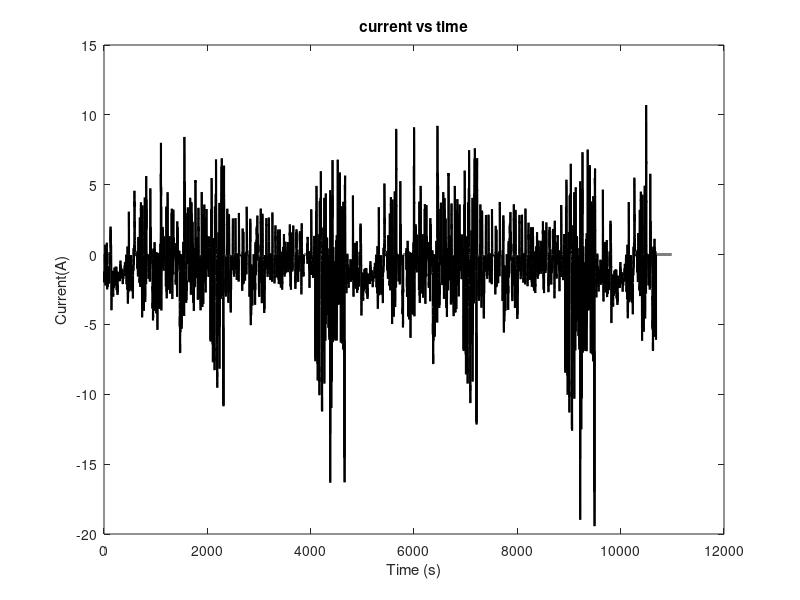
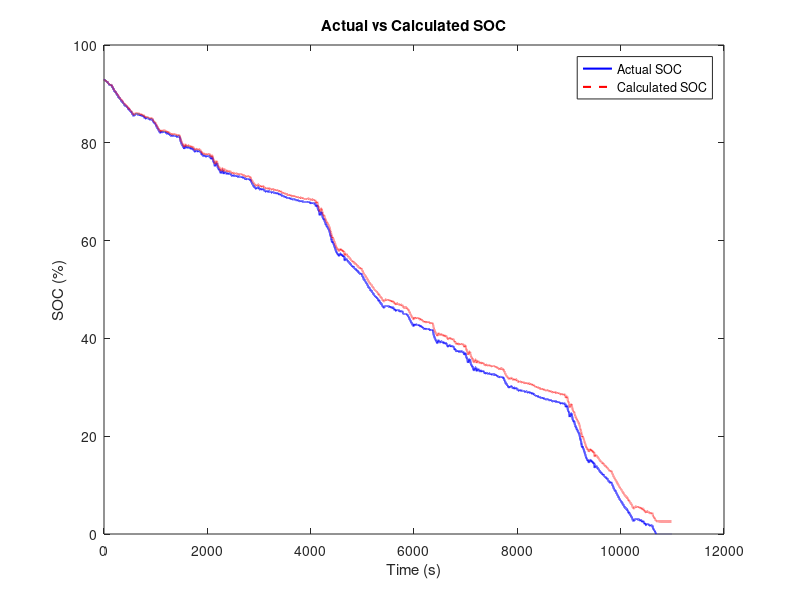
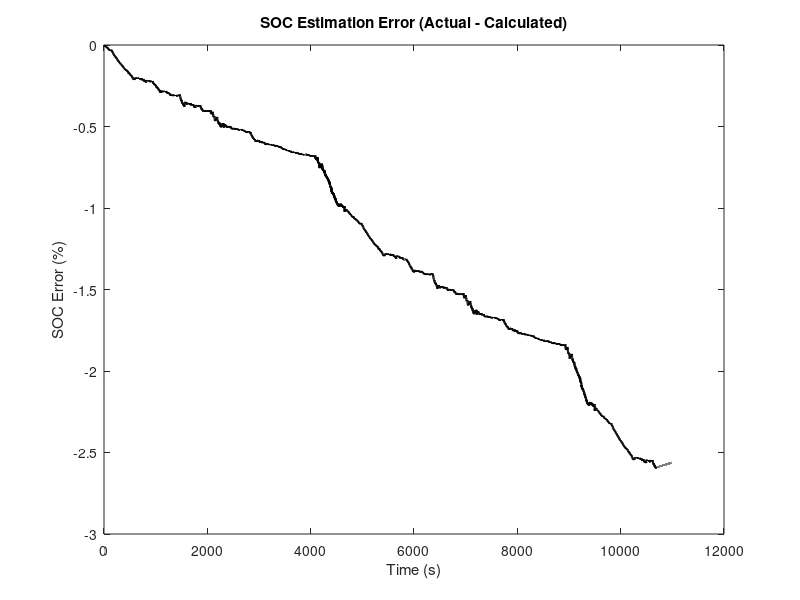
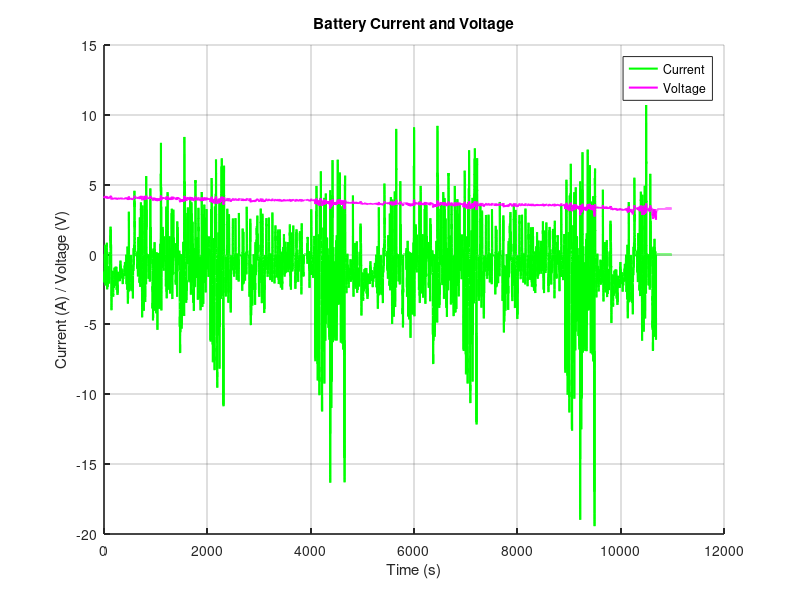

Reproduce these figures in MATLAB, in order.
clc; clear; close all;

% Load CSV file
load("03-18-17_02.17 25degC_Cycle_1_Pan18650PF.mat")

% Extract required columns
time = meas.Time;                         % Time in seconds
voltage = meas.Voltage;                  % Voltage in Volts
current = meas.Current;                  % Current in Amperes
nominal_capacity = 2.9;
reamining_capacity = meas.Ah;
reamining_capacity = reamining_capacity - reamining_capacity(end);
soc = reamining_capacity/nominal_capacity;                          % Depth of Discharge

% Actual SOC from file
actual_soc = soc * 100;
   

% Battery Parameters
current_cycle = 5000;
total_cycle = 10000;
factor = current_cycle / total_cycle;
%Q_nominal = 3474.369004*2.8992/3600;     % Nominal battery capacity in Ah
Q_nominal=2.9;
eta_c = 0.97;                            % Charging efficiency
eta_d = 0.97;                            % Discharging efficiency
Vlim = 2.499;                            % Voltage limit for discharge
time_step = mean(diff(time));                          % Time step in seconds
initial_SOC = actual_soc(1);                % Initial State of Charge

% Initialize calculated SOC array
calculated_soc = zeros(length(time), 1);
calculated_soc(1) = initial_SOC;         % Set initial SOC

% Initialize capacity_used based on initial SOC
%capacity_used = Q_nominal - (initial_SOC * Q_nominal / 100);
initial_capacity=initial_SOC * Q_nominal / 100;
% Main loop for Coulomb Counting
for i = 2:length(time)
    Ib = current(i);
    Vb = voltage(i);
    prev_SOC = calculated_soc(i-1);      % SOC from previous time step

    if Ib == 0
        SOC = prev_SOC - 0.000001 * time_step * 100; % Self-discharge
    elseif Ib < 0
        if Vb > Vlim

            initial_capacity= initial_capacity + (Ib * time_step / 3600) * eta_d;
           
            SOC = (initial_capacity / Q_nominal) * 100;     
        else
            SOC = 0;
            initial_capacity = 0;
        end
    elseif Ib > 0
            initial_capacity= initial_capacity + (Ib * time_step / 3600) * eta_c;
            SOC = (initial_capacity / Q_nominal) * 100;      
     %else
        %if prev_SOC >= 100
            %SOC = 100;
         %end
    end

    % Clamp SOC between 0 and 100
    SOC = max(0, min(100, SOC));
    actual_soc = max(0, min(100, actual_soc));

    % Store calculated SOC
    calculated_soc(i) = SOC;
end

% Error between actual and calculated SOC
error_soc = actual_soc - calculated_soc;

% Plotting results
figure;
plot(time,current,'k', 'LineWidth', 1.5);
xlabel('Time (s)');
ylabel('Current(A)');
title('current vs time');

figure;
%subplot(2,1,1);
plot(time, actual_soc, 'b', 'LineWidth', 1.5); hold on;
plot(time, calculated_soc, 'r--', 'LineWidth', 1.5);
xlabel('Time (s)');
ylabel('SOC (%)');
legend('Actual SOC', 'Calculated SOC');
title('Actual vs Calculated SOC');
figure;
%subplot(2,1,2);
plot(time, error_soc, 'k', 'LineWidth', 1.5);
xlabel('Time (s)');
ylabel('SOC Error (%)');
title('SOC Estimation Error (Actual - Calculated)');

figure;
plot(time, current, 'g', 'LineWidth', 1.5); hold on;
plot(time, voltage, 'm', 'LineWidth', 1.5);
xlabel('Time (s)');
ylabel('Current (A) / Voltage (V)');
legend('Current', 'Voltage');
title('Battery Current and Voltage');

% Calculate error statistics
max_error = max(error_soc);
min_error = min(error_soc);
mean_error = mean(error_soc);

% Display results
fprintf('Maximum SOC Error: %.4f%%\n', max_error);
fprintf('Minimum SOC Error: %.4f%%\n', min_error);
fprintf('Mean SOC Error: %.4f%%\n', mean_error);


grid on;
box off;
set (gca, 'LineWidth', 1.2);